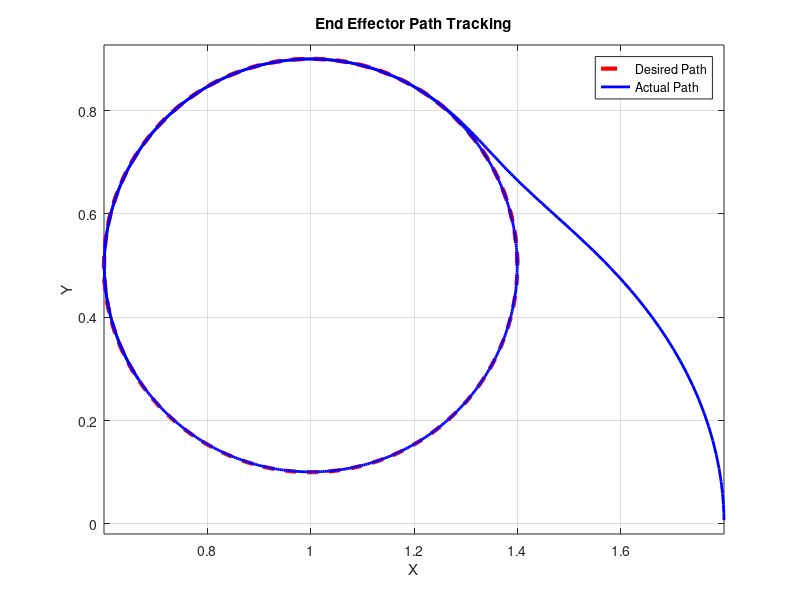
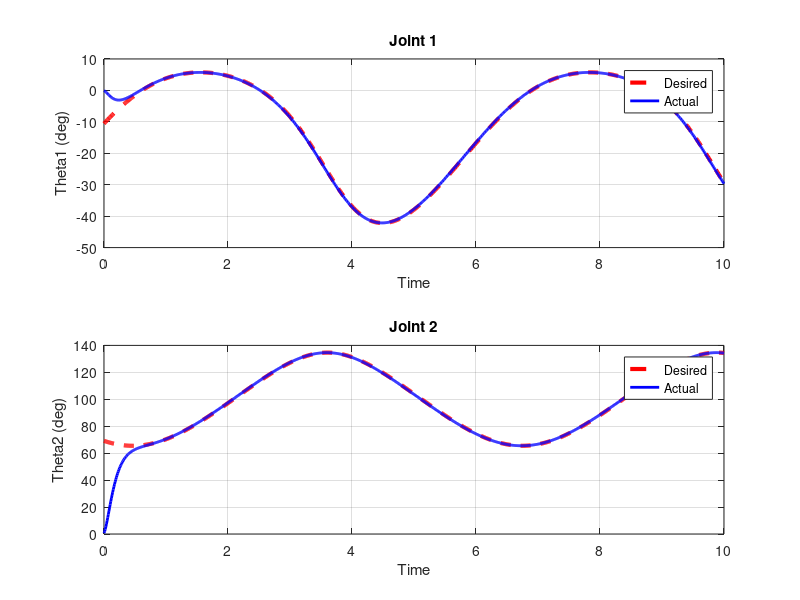
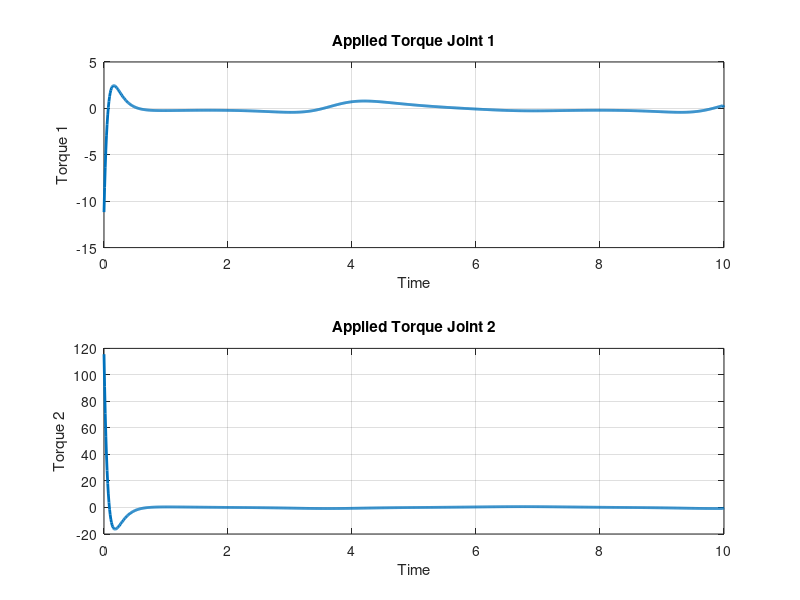
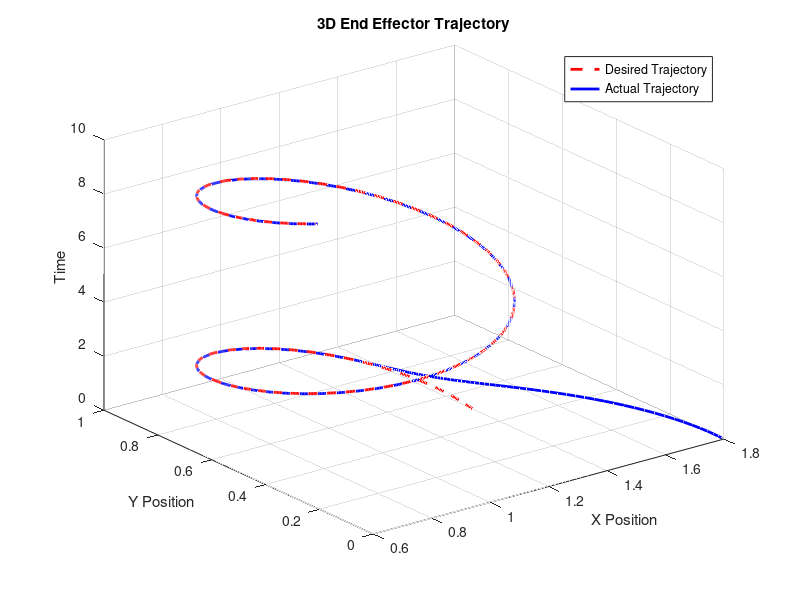

Reproduce these figures in MATLAB, in order.
clc;
clear;
close all;

%% Robot Parameters
L1 = 1;
L2 = 0.8;

%% Simulation Parameters
dt = 0.01;
t = 0:dt:10;
N = length(t);

%% Desired Circular Path
r = 0.4;
xc = 1;
yc = 0.5;

x_des = xc + r*cos(t);
y_des = yc + r*sin(t);

%% Inverse Kinematics
theta1_des = zeros(1,N);
theta2_des = zeros(1,N);

for i = 1:N

    x = x_des(i);
    y = y_des(i);

    D = (x^2 + y^2 - L1^2 - L2^2)/(2*L1*L2);
    

    theta2_des(i) = atan2(sqrt(1-D^2),D);

    theta1_des(i) = atan2(y,x) - atan2(L2*sin(theta2_des(i)),...
                      L1 + L2*cos(theta2_des(i)));
end

%% Velocity and Acceleration
theta1_dot_des = gradient(theta1_des,dt);
theta2_dot_des = gradient(theta2_des,dt);

theta1_ddot_des = gradient(theta1_dot_des,dt);
theta2_ddot_des = gradient(theta2_dot_des,dt);

%% PID Gains
Kp = 100;
Kd = 20;

%% Initial Conditions
theta1 = 0;
theta2 = 0;

theta1_dot = 0;
theta2_dot = 0;

%% Storage
theta1_actual = zeros(1,N);
theta2_actual = zeros(1,N);

tau1_applied = zeros(1,N);
tau2_applied = zeros(1,N);

x_actual = zeros(1,N);
y_actual = zeros(1,N);

%% Simulation Loop
for i = 1:N

    %% Errors
    e1 = theta1_des(i) - theta1;
    e2 = theta2_des(i) - theta2;

    e1_dot = theta1_dot_des(i) - theta1_dot;
    e2_dot = theta2_dot_des(i) - theta2_dot;

    %% Desired Torque
    tau1_desired = theta1_ddot_des(i);
    tau2_desired = theta2_ddot_des(i);

    %% Applied Torque using PID
    tau1 = tau1_desired + Kp*e1 + Kd*e1_dot;
    tau2 = tau2_desired + Kp*e2 + Kd*e2_dot;

    %% Robot Dynamics
    theta1_ddot = tau1;
    theta2_ddot = tau2;

    %% Update Velocity
    theta1_dot = theta1_dot + theta1_ddot*dt;
    theta2_dot = theta2_dot + theta2_ddot*dt;

    %% Update Position
    theta1 = theta1 + theta1_dot*dt;
    theta2 = theta2 + theta2_dot*dt;

    %% Store Values
    theta1_actual(i) = theta1;
    theta2_actual(i) = theta2;

    tau1_applied(i) = tau1;
    tau2_applied(i) = tau2;

    %% Actual End Effector Position
    x_actual(i) = L1*cos(theta1) + ...
                  L2*cos(theta1 + theta2);

    y_actual(i) = L1*sin(theta1) + ...
                  L2*sin(theta1 + theta2);

end

%% PLOT 1 : Desired vs Actual Path
figure;

plot(x_des,y_des,'r--','LineWidth',3);
hold on;

plot(x_actual,y_actual,'b','LineWidth',2);

xlabel('X');
ylabel('Y');

title('End Effector Path Tracking');

legend('Desired Path','Actual Path');

axis equal;
grid on;

%% PLOT 2 : Joint Angles
figure;

subplot(2,1,1)

plot(t,rad2deg(theta1_des),'r--','LineWidth',3);
hold on;

plot(t,rad2deg(theta1_actual),'b','LineWidth',2);

xlabel('Time');
ylabel('Theta1 (deg)');

legend('Desired','Actual');

title('Joint 1');

grid on;

subplot(2,1,2)

plot(t,rad2deg(theta2_des),'r--','LineWidth',3);
hold on;

plot(t,rad2deg(theta2_actual),'b','LineWidth',2);

xlabel('Time');
ylabel('Theta2 (deg)');

legend('Desired','Actual');

title('Joint 2');

grid on;

%% PLOT 3 : Applied Torque
figure;

subplot(2,1,1)

plot(t,tau1_applied,'LineWidth',2);

xlabel('Time');
ylabel('Torque 1');

title('Applied Torque Joint 1');

grid on;

subplot(2,1,2)

plot(t,tau2_applied,'LineWidth',2);

xlabel('Time');
ylabel('Torque 2');

title('Applied Torque Joint 2');

grid on;


%% PLOT 4 : 3D Trajectory with Time

figure;

plot3(x_des, y_des, t, 'r--', 'LineWidth',2);
hold on;

plot3(x_actual, y_actual, t, 'b', 'LineWidth',2);

xlabel('X Position');
ylabel('Y Position');
zlabel('Time');

title('3D End Effector Trajectory');

legend('Desired Trajectory','Actual Trajectory');

grid on;
view(3);
